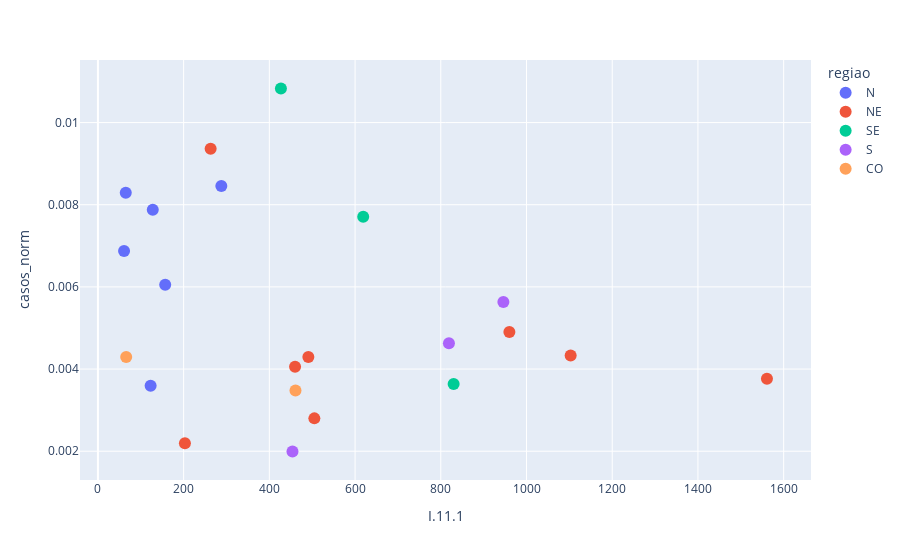
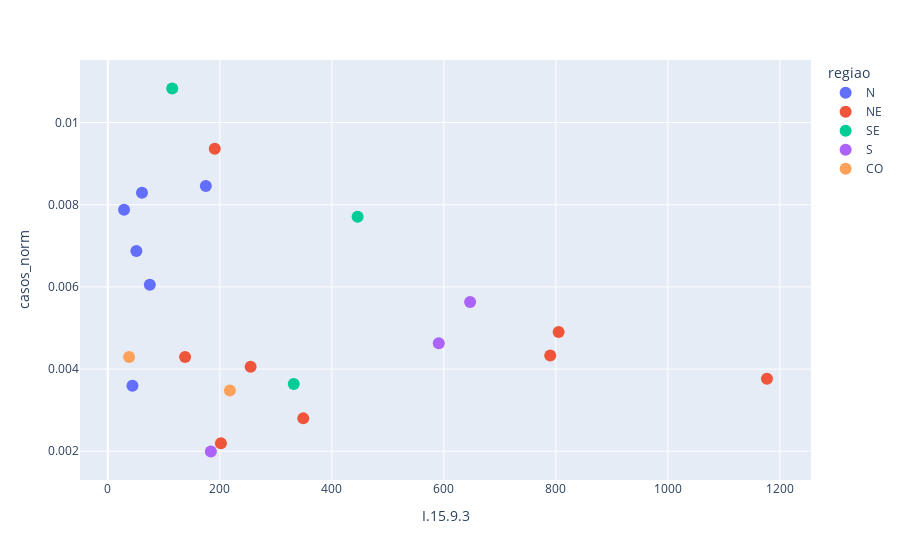
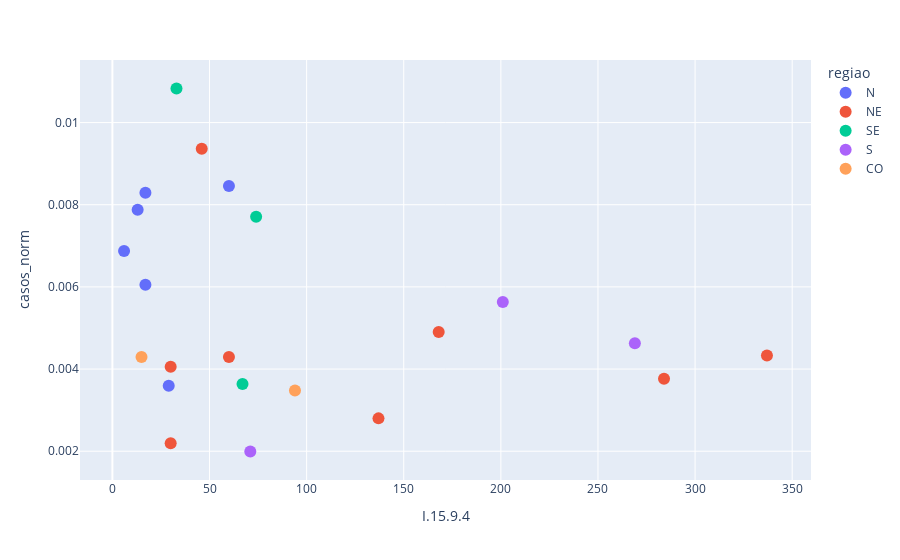
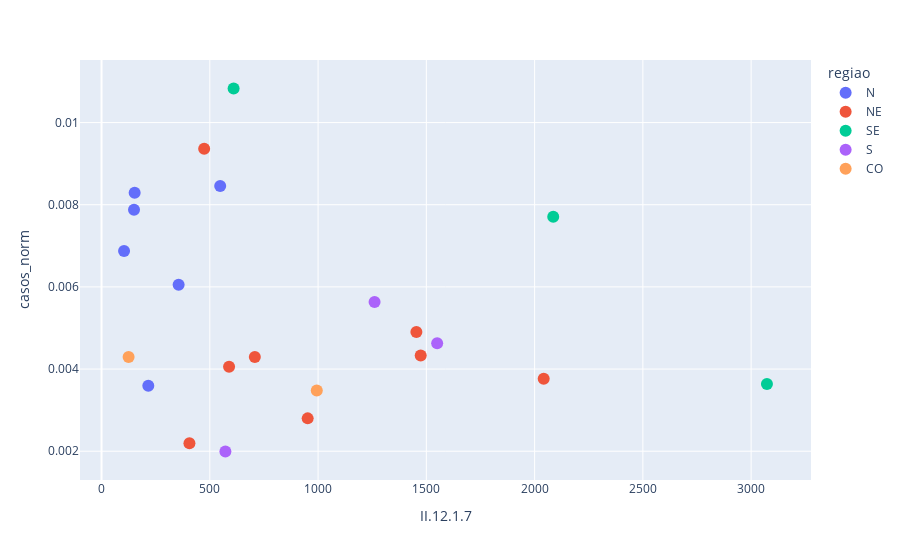

Notebook cell for these charts, in order:
### Markdown cell above
Construindo scatterplots

### Code cell
data = final_df.reset_index()
data['casos'] = np.log(data['casos'])
variables = final_df.columns[final_df.columns.str.startswith('I')]
for var in variables:
    # sns.scatterplot(var, 'casos', data=final_df,  y_jitter=True)
    # plt.show()
    fig = px.scatter(data, x=var, y="casos_norm", color='regiao',
                     hover_data=['uf_sigla', 'adquirida', 'congenita', 'gestante'])
    fig.update_traces(marker=dict(size=12),
                  selector=dict(mode='markers'))
    fig.show()

### Figure 1 — Plotly figure (JSON) as saved in the notebook; plotly's stock layout.template omitted (floating-point values rounded to 4 significant figures)
{"data": [{"customdata": [["RO", 1238.0, 476.0, 1127.0], ["AC", 375.0, 578.0, 1517.0], ["AM", 4341.0, 2396.0, 5214.0], ["RR", 438.0, 278.0, 601.0], ["AP", 392.0, 742.0, 1251.0], ["TO", 1573.0, 1224.0, 1372.0], ["PA", null, null, null]], "hovertemplate": "regiao=N<br>I.11.1=%{x}<br>casos_norm=%{y}<br>uf_sigla=%{customdata[0]}<br>adquirida=%{customdata[1]}<br>congenita=%{customdata[2]}<br>gestante=%{customdata[3]}<extra></extra>", "legendgroup": "N", "marker": {"color": "#636efa", "size": 12, "symbol": "circle"}, "mode": "markers", "name": "N", "orientation": "v", "showlegend": true, "type": "scatter", "x": [123.0, 128.0, 288.0, 61.0, 65.0, 157.0, null], "xaxis": "x", "y": [0.003596, 0.007877, 0.008455, 0.006875, 0.008292, 0.006051, null], "yaxis": "y"}, {"customdata": [["MA", 1994.0, 2218.0, 3664.0], ["PI", 691.0, 1176.0, 1424.0], ["CE", 4122.0, 8393.0, 5564.0], ["RN", 2796.0, 2409.0, 1649.0], ["PE", 6267.0, 8770.0, 5815.0], ["AL", 570.0, 2783.0, 2250.0], ["SE", 4504.0, 2442.0, 2491.0], ["BA", 9036.0, 6411.0, 10530.0], ["PB", null, null, null]], "hovertemplate": "regiao=NE<br>I.11.1=%{x}<br>casos_norm=%{y}<br>uf_sigla=%{customdata[0]}<br>adquirida=%{customdata[1]}<br>congenita=%{customdata[2]}<br>gestante=%{customdata[3]}<extra></extra>", "legendgroup": "NE", "marker": {"color": "#EF553B", "size": 12, "symbol": "circle"}, "mode": "markers", "name": "NE", "orientation": "v", "showlegend": true, "type": "scatter", "x": [505.0, 203.0, 1103.0, 491.0, 960.0, 460.0, 263.0, 1561.0, null], "xaxis": "x", "y": [0.0028, 0.002195, 0.004329, 0.004293, 0.004901, 0.004059, 0.009364, 0.003766, null], "yaxis": "y"}, {"customdata": [["MG", 22840.0, 6393.0, 11090.0], ["ES", 12410.0, 3001.0, 5847.0], ["RJ", 20200.0, 21530.0, 26450.0], ["SP", null, null, null]], "hovertemplate": "regiao=SE<br>I.11.1=%{x}<br>casos_norm=%{y}<br>uf_sigla=%{customdata[0]}<br>adquirida=%{customdata[1]}<br>congenita=%{customdata[2]}<br>gestante=%{customdata[3]}<extra></extra>", "legendgroup": "SE", "marker": {"color": "#00cc96", "size": 12, "symbol": "circle"}, "mode": "markers", "name": "SE", "orientation": "v", "showlegend": true, "type": "scatter", "x": [830.0, 427.0, 619.0, null], "xaxis": "x", "y": [0.003636, 0.01083, 0.007709, null], "yaxis": "y"}, {"customdata": [["PR", 16010.0, 3402.0, 8706.0], ["SC", 14390.0, 2192.0, 5432.0], ["RS", 7748.0, 1540.0, 3931.0]], "hovertemplate": "regiao=S<br>I.11.1=%{x}<br>casos_norm=%{y}<br>uf_sigla=%{customdata[0]}<br>adquirida=%{customdata[1]}<br>congenita=%{customdata[2]}<br>gestante=%{customdata[3]}<extra></extra>", "legendgroup": "S", "marker": {"color": "#ab63fa", "size": 12, "symbol": "circle"}, "mode": "markers", "name": "S", "orientation": "v", "showlegend": true, "type": "scatter", "x": [819.0, 946.0, 454.0], "xaxis": "x", "y": [0.004629, 0.005635, 0.001993], "yaxis": "y"}, {"customdata": [["GO", 3935.0, 2034.0, 5768.0], ["DF", 2952.0, 1442.0, 1728.0], ["MS", null, null, null], ["MT", null, null, null]], "hovertemplate": "regiao=CO<br>I.11.1=%{x}<br>casos_norm=%{y}<br>uf_sigla=%{customdata[0]}<br>adquirida=%{customdata[1]}<br>congenita=%{customdata[2]}<br>gestante=%{customdata[3]}<extra></extra>", "legendgroup": "CO", "marker": {"color": "#FFA15A", "size": 12, "symbol": "circle"}, "mode": "markers", "name": "CO", "orientation": "v", "showlegend": true, "type": "scatter", "x": [461.0, 66.0, null, null], "xaxis": "x", "y": [0.003477, 0.004296, null, null], "yaxis": "y"}], "layout": {"legend": {"title": {"text": "regiao"}, "tracegroupgap": 0}, "margin": {"t": 60}, "xaxis": {"anchor": "y", "domain": [0.0, 1.0], "title": {"text": "I.11.1"}}, "yaxis": {"anchor": "x", "domain": [0.0, 1.0], "title": {"text": "casos_norm"}}}}

### Figure 2 — Plotly figure (JSON) as saved in the notebook; plotly's stock layout.template omitted (floating-point values rounded to 4 significant figures)
{"data": [{"customdata": [["RO", 1238.0, 476.0, 1127.0], ["AC", 375.0, 578.0, 1517.0], ["AM", 4341.0, 2396.0, 5214.0], ["RR", 438.0, 278.0, 601.0], ["AP", 392.0, 742.0, 1251.0], ["TO", 1573.0, 1224.0, 1372.0], ["PA", null, null, null]], "hovertemplate": "regiao=N<br>I.15.9.3=%{x}<br>casos_norm=%{y}<br>uf_sigla=%{customdata[0]}<br>adquirida=%{customdata[1]}<br>congenita=%{customdata[2]}<br>gestante=%{customdata[3]}<extra></extra>", "legendgroup": "N", "marker": {"color": "#636efa", "size": 12, "symbol": "circle"}, "mode": "markers", "name": "N", "orientation": "v", "showlegend": true, "type": "scatter", "x": [44.0, 29.0, 175.0, 51.0, 61.0, 75.0, null], "xaxis": "x", "y": [0.003596, 0.007877, 0.008455, 0.006875, 0.008292, 0.006051, null], "yaxis": "y"}, {"customdata": [["MA", 1994.0, 2218.0, 3664.0], ["PI", 691.0, 1176.0, 1424.0], ["CE", 4122.0, 8393.0, 5564.0], ["RN", 2796.0, 2409.0, 1649.0], ["PE", 6267.0, 8770.0, 5815.0], ["AL", 570.0, 2783.0, 2250.0], ["SE", 4504.0, 2442.0, 2491.0], ["BA", 9036.0, 6411.0, 10530.0], ["PB", null, null, null]], "hovertemplate": "regiao=NE<br>I.15.9.3=%{x}<br>casos_norm=%{y}<br>uf_sigla=%{customdata[0]}<br>adquirida=%{customdata[1]}<br>congenita=%{customdata[2]}<br>gestante=%{customdata[3]}<extra></extra>", "legendgroup": "NE", "marker": {"color": "#EF553B", "size": 12, "symbol": "circle"}, "mode": "markers", "name": "NE", "orientation": "v", "showlegend": true, "type": "scatter", "x": [349.0, 202.0, 790.0, 138.0, 805.0, 255.0, 191.0, 1177.0, null], "xaxis": "x", "y": [0.0028, 0.002195, 0.004329, 0.004293, 0.004901, 0.004059, 0.009364, 0.003766, null], "yaxis": "y"}, {"customdata": [["MG", 22840.0, 6393.0, 11090.0], ["ES", 12410.0, 3001.0, 5847.0], ["RJ", 20200.0, 21530.0, 26450.0], ["SP", null, null, null]], "hovertemplate": "regiao=SE<br>I.15.9.3=%{x}<br>casos_norm=%{y}<br>uf_sigla=%{customdata[0]}<br>adquirida=%{customdata[1]}<br>congenita=%{customdata[2]}<br>gestante=%{customdata[3]}<extra></extra>", "legendgroup": "SE", "marker": {"color": "#00cc96", "size": 12, "symbol": "circle"}, "mode": "markers", "name": "SE", "orientation": "v", "showlegend": true, "type": "scatter", "x": [332.0, 115.0, 446.0, null], "xaxis": "x", "y": [0.003636, 0.01083, 0.007709, null], "yaxis": "y"}, {"customdata": [["PR", 16010.0, 3402.0, 8706.0], ["SC", 14390.0, 2192.0, 5432.0], ["RS", 7748.0, 1540.0, 3931.0]], "hovertemplate": "regiao=S<br>I.15.9.3=%{x}<br>casos_norm=%{y}<br>uf_sigla=%{customdata[0]}<br>adquirida=%{customdata[1]}<br>congenita=%{customdata[2]}<br>gestante=%{customdata[3]}<extra></extra>", "legendgroup": "S", "marker": {"color": "#ab63fa", "size": 12, "symbol": "circle"}, "mode": "markers", "name": "S", "orientation": "v", "showlegend": true, "type": "scatter", "x": [591.0, 647.0, 184.0], "xaxis": "x", "y": [0.004629, 0.005635, 0.001993], "yaxis": "y"}, {"customdata": [["GO", 3935.0, 2034.0, 5768.0], ["DF", 2952.0, 1442.0, 1728.0], ["MS", null, null, null], ["MT", null, null, null]], "hovertemplate": "regiao=CO<br>I.15.9.3=%{x}<br>casos_norm=%{y}<br>uf_sigla=%{customdata[0]}<br>adquirida=%{customdata[1]}<br>congenita=%{customdata[2]}<br>gestante=%{customdata[3]}<extra></extra>", "legendgroup": "CO", "marker": {"color": "#FFA15A", "size": 12, "symbol": "circle"}, "mode": "markers", "name": "CO", "orientation": "v", "showlegend": true, "type": "scatter", "x": [218.0, 38.0, null, null], "xaxis": "x", "y": [0.003477, 0.004296, null, null], "yaxis": "y"}], "layout": {"legend": {"title": {"text": "regiao"}, "tracegroupgap": 0}, "margin": {"t": 60}, "xaxis": {"anchor": "y", "domain": [0.0, 1.0], "title": {"text": "I.15.9.3"}}, "yaxis": {"anchor": "x", "domain": [0.0, 1.0], "title": {"text": "casos_norm"}}}}

### Figure 3 — Plotly figure (JSON) as saved in the notebook; plotly's stock layout.template omitted (floating-point values rounded to 4 significant figures)
{"data": [{"customdata": [["RO", 1238.0, 476.0, 1127.0], ["AC", 375.0, 578.0, 1517.0], ["AM", 4341.0, 2396.0, 5214.0], ["RR", 438.0, 278.0, 601.0], ["AP", 392.0, 742.0, 1251.0], ["TO", 1573.0, 1224.0, 1372.0], ["PA", null, null, null]], "hovertemplate": "regiao=N<br>I.15.9.4=%{x}<br>casos_norm=%{y}<br>uf_sigla=%{customdata[0]}<br>adquirida=%{customdata[1]}<br>congenita=%{customdata[2]}<br>gestante=%{customdata[3]}<extra></extra>", "legendgroup": "N", "marker": {"color": "#636efa", "size": 12, "symbol": "circle"}, "mode": "markers", "name": "N", "orientation": "v", "showlegend": true, "type": "scatter", "x": [29.0, 13.0, 60.0, 6.0, 17.0, 17.0, null], "xaxis": "x", "y": [0.003596, 0.007877, 0.008455, 0.006875, 0.008292, 0.006051, null], "yaxis": "y"}, {"customdata": [["MA", 1994.0, 2218.0, 3664.0], ["PI", 691.0, 1176.0, 1424.0], ["CE", 4122.0, 8393.0, 5564.0], ["RN", 2796.0, 2409.0, 1649.0], ["PE", 6267.0, 8770.0, 5815.0], ["AL", 570.0, 2783.0, 2250.0], ["SE", 4504.0, 2442.0, 2491.0], ["BA", 9036.0, 6411.0, 10530.0], ["PB", null, null, null]], "hovertemplate": "regiao=NE<br>I.15.9.4=%{x}<br>casos_norm=%{y}<br>uf_sigla=%{customdata[0]}<br>adquirida=%{customdata[1]}<br>congenita=%{customdata[2]}<br>gestante=%{customdata[3]}<extra></extra>", "legendgroup": "NE", "marker": {"color": "#EF553B", "size": 12, "symbol": "circle"}, "mode": "markers", "name": "NE", "orientation": "v", "showlegend": true, "type": "scatter", "x": [137.0, 30.0, 337.0, 60.0, 168.0, 30.0, 46.0, 284.0, null], "xaxis": "x", "y": [0.0028, 0.002195, 0.004329, 0.004293, 0.004901, 0.004059, 0.009364, 0.003766, null], "yaxis": "y"}, {"customdata": [["MG", 22840.0, 6393.0, 11090.0], ["ES", 12410.0, 3001.0, 5847.0], ["RJ", 20200.0, 21530.0, 26450.0], ["SP", null, null, null]], "hovertemplate": "regiao=SE<br>I.15.9.4=%{x}<br>casos_norm=%{y}<br>uf_sigla=%{customdata[0]}<br>adquirida=%{customdata[1]}<br>congenita=%{customdata[2]}<br>gestante=%{customdata[3]}<extra></extra>", "legendgroup": "SE", "marker": {"color": "#00cc96", "size": 12, "symbol": "circle"}, "mode": "markers", "name": "SE", "orientation": "v", "showlegend": true, "type": "scatter", "x": [67.0, 33.0, 74.0, null], "xaxis": "x", "y": [0.003636, 0.01083, 0.007709, null], "yaxis": "y"}, {"customdata": [["PR", 16010.0, 3402.0, 8706.0], ["SC", 14390.0, 2192.0, 5432.0], ["RS", 7748.0, 1540.0, 3931.0]], "hovertemplate": "regiao=S<br>I.15.9.4=%{x}<br>casos_norm=%{y}<br>uf_sigla=%{customdata[0]}<br>adquirida=%{customdata[1]}<br>congenita=%{customdata[2]}<br>gestante=%{customdata[3]}<extra></extra>", "legendgroup": "S", "marker": {"color": "#ab63fa", "size": 12, "symbol": "circle"}, "mode": "markers", "name": "S", "orientation": "v", "showlegend": true, "type": "scatter", "x": [269.0, 201.0, 71.0], "xaxis": "x", "y": [0.004629, 0.005635, 0.001993], "yaxis": "y"}, {"customdata": [["GO", 3935.0, 2034.0, 5768.0], ["DF", 2952.0, 1442.0, 1728.0], ["MS", null, null, null], ["MT", null, null, null]], "hovertemplate": "regiao=CO<br>I.15.9.4=%{x}<br>casos_norm=%{y}<br>uf_sigla=%{customdata[0]}<br>adquirida=%{customdata[1]}<br>congenita=%{customdata[2]}<br>gestante=%{customdata[3]}<extra></extra>", "legendgroup": "CO", "marker": {"color": "#FFA15A", "size": 12, "symbol": "circle"}, "mode": "markers", "name": "CO", "orientation": "v", "showlegend": true, "type": "scatter", "x": [94.0, 15.0, null, null], "xaxis": "x", "y": [0.003477, 0.004296, null, null], "yaxis": "y"}], "layout": {"legend": {"title": {"text": "regiao"}, "tracegroupgap": 0}, "margin": {"t": 60}, "xaxis": {"anchor": "y", "domain": [0.0, 1.0], "title": {"text": "I.15.9.4"}}, "yaxis": {"anchor": "x", "domain": [0.0, 1.0], "title": {"text": "casos_norm"}}}}

### Figure 4 — Plotly figure (JSON) as saved in the notebook; plotly's stock layout.template omitted (floating-point values rounded to 4 significant figures)
{"data": [{"customdata": [["RO", 1238.0, 476.0, 1127.0], ["AC", 375.0, 578.0, 1517.0], ["AM", 4341.0, 2396.0, 5214.0], ["RR", 438.0, 278.0, 601.0], ["AP", 392.0, 742.0, 1251.0], ["TO", 1573.0, 1224.0, 1372.0], ["PA", null, null, null]], "hovertemplate": "regiao=N<br>II.12.1.7=%{x}<br>casos_norm=%{y}<br>uf_sigla=%{customdata[0]}<br>adquirida=%{customdata[1]}<br>congenita=%{customdata[2]}<br>gestante=%{customdata[3]}<extra></extra>", "legendgroup": "N", "marker": {"color": "#636efa", "size": 12, "symbol": "circle"}, "mode": "markers", "name": "N", "orientation": "v", "showlegend": true, "type": "scatter", "x": [216.0, 150.0, 548.0, 104.0, 153.0, 356.0, null], "xaxis": "x", "y": [0.003596, 0.007877, 0.008455, 0.006875, 0.008292, 0.006051, null], "yaxis": "y"}, {"customdata": [["MA", 1994.0, 2218.0, 3664.0], ["PI", 691.0, 1176.0, 1424.0], ["CE", 4122.0, 8393.0, 5564.0], ["RN", 2796.0, 2409.0, 1649.0], ["PE", 6267.0, 8770.0, 5815.0], ["AL", 570.0, 2783.0, 2250.0], ["SE", 4504.0, 2442.0, 2491.0], ["BA", 9036.0, 6411.0, 10530.0], ["PB", null, null, null]], "hovertemplate": "regiao=NE<br>II.12.1.7=%{x}<br>casos_norm=%{y}<br>uf_sigla=%{customdata[0]}<br>adquirida=%{customdata[1]}<br>congenita=%{customdata[2]}<br>gestante=%{customdata[3]}<extra></extra>", "legendgroup": "NE", "marker": {"color": "#EF553B", "size": 12, "symbol": "circle"}, "mode": "markers", "name": "NE", "orientation": "v", "showlegend": true, "type": "scatter", "x": [952.0, 406.0, 1474.0, 708.0, 1454.0, 589.0, 474.0, 2042.0, null], "xaxis": "x", "y": [0.0028, 0.002195, 0.004329, 0.004293, 0.004901, 0.004059, 0.009364, 0.003766, null], "yaxis": "y"}, {"customdata": [["MG", 22840.0, 6393.0, 11090.0], ["ES", 12410.0, 3001.0, 5847.0], ["RJ", 20200.0, 21530.0, 26450.0], ["SP", null, null, null]], "hovertemplate": "regiao=SE<br>II.12.1.7=%{x}<br>casos_norm=%{y}<br>uf_sigla=%{customdata[0]}<br>adquirida=%{customdata[1]}<br>congenita=%{customdata[2]}<br>gestante=%{customdata[3]}<extra></extra>", "legendgroup": "SE", "marker": {"color": "#00cc96", "size": 12, "symbol": "circle"}, "mode": "markers", "name": "SE", "orientation": "v", "showlegend": true, "type": "scatter", "x": [3073.0, 610.0, 2086.0, null], "xaxis": "x", "y": [0.003636, 0.01083, 0.007709, null], "yaxis": "y"}, {"customdata": [["PR", 16010.0, 3402.0, 8706.0], ["SC", 14390.0, 2192.0, 5432.0], ["RS", 7748.0, 1540.0, 3931.0]], "hovertemplate": "regiao=S<br>II.12.1.7=%{x}<br>casos_norm=%{y}<br>uf_sigla=%{customdata[0]}<br>adquirida=%{customdata[1]}<br>congenita=%{customdata[2]}<br>gestante=%{customdata[3]}<extra></extra>", "legendgroup": "S", "marker": {"color": "#ab63fa", "size": 12, "symbol": "circle"}, "mode": "markers", "name": "S", "orientation": "v", "showlegend": true, "type": "scatter", "x": [1550.0, 1261.0, 572.0], "xaxis": "x", "y": [0.004629, 0.005635, 0.001993], "yaxis": "y"}, {"customdata": [["GO", 3935.0, 2034.0, 5768.0], ["DF", 2952.0, 1442.0, 1728.0], ["MS", null, null, null], ["MT", null, null, null]], "hovertemplate": "regiao=CO<br>II.12.1.7=%{x}<br>casos_norm=%{y}<br>uf_sigla=%{customdata[0]}<br>adquirida=%{customdata[1]}<br>congenita=%{customdata[2]}<br>gestante=%{customdata[3]}<extra></extra>", "legendgroup": "CO", "marker": {"color": "#FFA15A", "size": 12, "symbol": "circle"}, "mode": "markers", "name": "CO", "orientation": "v", "showlegend": true, "type": "scatter", "x": [994.0, 125.0, null, null], "xaxis": "x", "y": [0.003477, 0.004296, null, null], "yaxis": "y"}], "layout": {"legend": {"title": {"text": "regiao"}, "tracegroupgap": 0}, "margin": {"t": 60}, "xaxis": {"anchor": "y", "domain": [0.0, 1.0], "title": {"text": "II.12.1.7"}}, "yaxis": {"anchor": "x", "domain": [0.0, 1.0], "title": {"text": "casos_norm"}}}}
